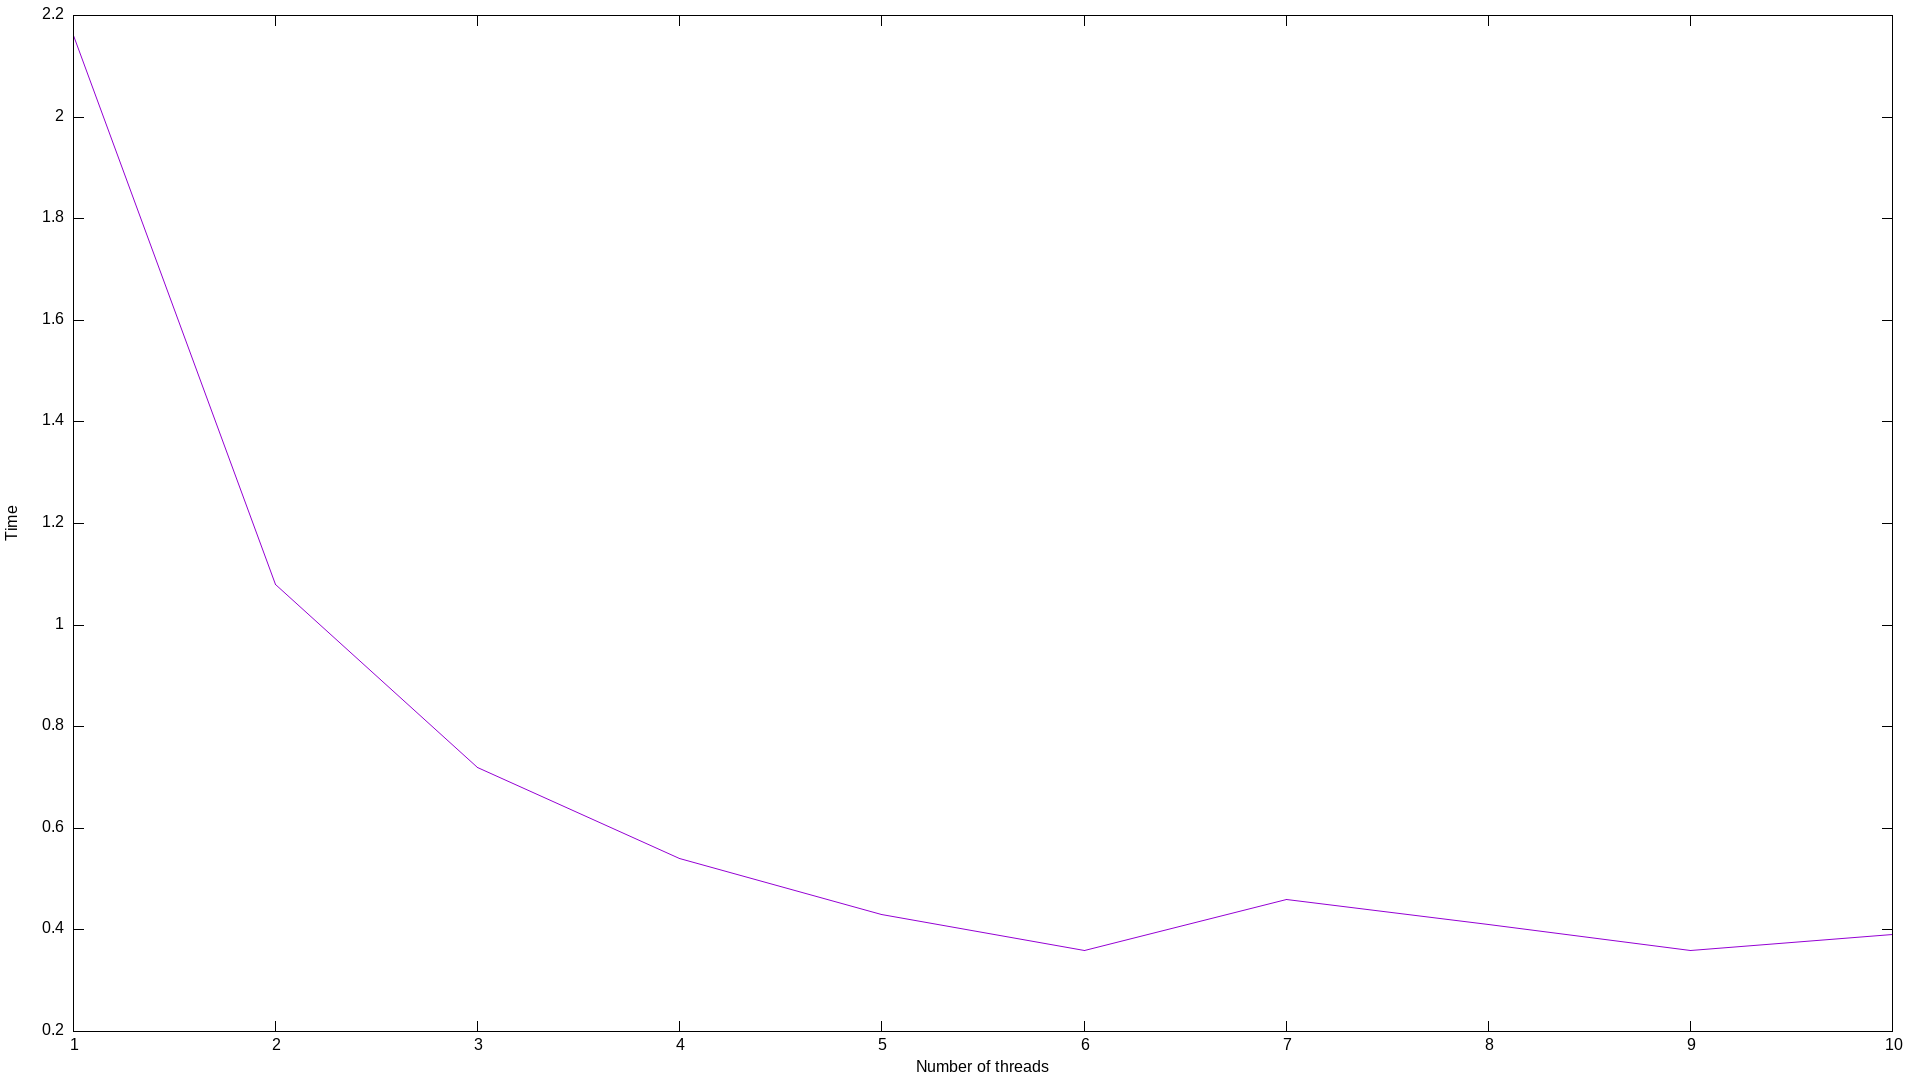

Write the gnuplot code that produced this figure.
DATA = ARG1
set terminal png size 1920,1080

set xlabel "Number of threads"
set ylabel "Time"

plot DATA using 1:2 with lines title ""
